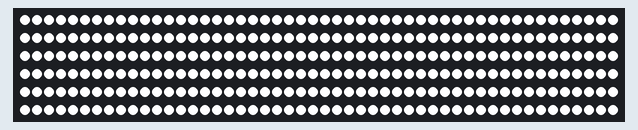
Recording of a sketch running on a simulated Arduino Uno, built with avr-gcc and run on an emulated ATmega328P. Shown: 300 RGB LEDs in strip order, left to right, continuing on the next row.

Above: at 3.1 s.

The sketch:

pulsating.ino
```cpp
#include "FastLED.h"
#define NUM_LEDS 300

CRGB leds[NUM_LEDS];

void setup() {
    FastLED.addLeds<WS2812B, 9, GRB>(leds, NUM_LEDS);
    for (int i = 0; i < NUM_LEDS; i++) {
        leds[i] = CRGB::White;
    }
}
void loop() {
    for (int i = 0; i <= 255; i++) {
        FastLED.setBrightness(i);
        FastLED.show();
    }

    FastLED.show();
    delay(500);

    for (int i = 255; i >= 0; i--) {
        FastLED.setBrightness(i);
        FastLED.show();
    }
    delay(500);
}
```
